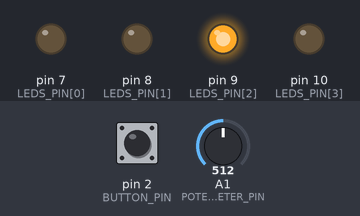
Bench run of a sketch on a simulated Arduino Uno, built with avr-gcc and run on an emulated ATmega328P. Parts: output pins drawn as LEDs (lit = HIGH). The test bench sets the inputs (shaded band); at power-on: A1 (POTENTIOMETER_PIN) = 512, pin 2 (BUTTON_PIN) HIGH.

Above: at 1.2 s.
1.3 s: A1 (POTENTIOMETER_PIN) set to 502
At 2.5 s:
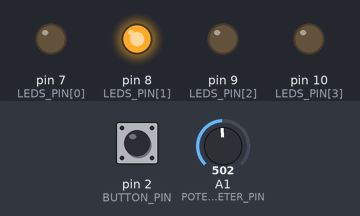
2.8 s: A1 (POTENTIOMETER_PIN) set to 271
4.3 s: A1 (POTENTIOMETER_PIN) set to 239
At 5.0 s:
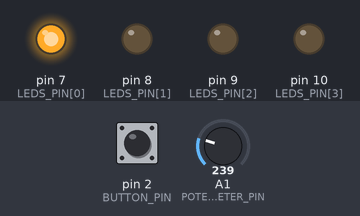
5.8 s: A1 (POTENTIOMETER_PIN) set to 900
At 6.1 s:
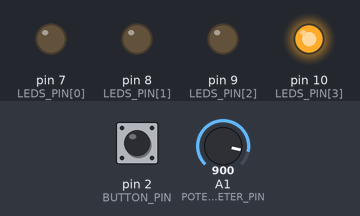
8.9 s: A1 (POTENTIOMETER_PIN) set to 778
10.4 s: A1 (POTENTIOMETER_PIN) set to 752
At 10.8 s:
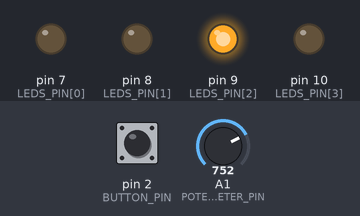
Timing chart, 0 to 12.9 s (numbered marks = the images above; inputs shaded):
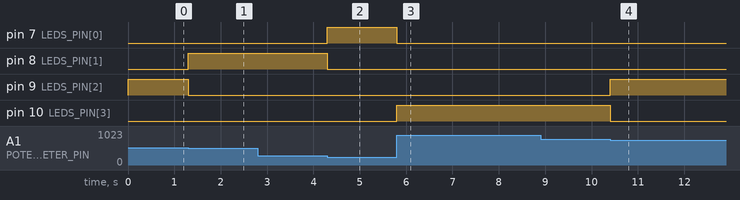

The sketch:

0sx_labo_02.ino
```cpp
const int LEDS_PIN[] = {7, 8, 9, 10};
const int BUTTON_PIN = 2;
const int POTENTIOMETER_PIN = A1;

const long STUDENT_ID = 6268332;
const int LAST_ID_NUMBER = STUDENT_ID % 10;

static int lastButtonState = HIGH;
static int buttonState = HIGH;
const int BOUNCE_DELAY = 50;
static unsigned long lastChange = 0;

void setup(){
  Serial.begin(9600);
  pinMode(BUTTON_PIN, INPUT_PULLUP);

  for(int i = 0; i < 4; i++){
    pinMode(LEDS_PIN[i], OUTPUT);
  }
}

void loop(){
  int potentiometerValue = analogRead(POTENTIOMETER_PIN);
  int readingScale = map(potentiometerValue, 0, 1023, 0, 20);

  int state = scaleToState(readingScale);

  ledManagement(state);
  buttonManagement(state);
}

int scaleToState(int readingScale){
  int state;

  if(readingScale >= 0 && readingScale < 5) state = 1;
  else if(readingScale < 10) state = 2;
  else if(readingScale < 15) state = 3;
  else state = 4;

  return state;
}

void ledManagement(int state){
  int ledOutput;

  if(LAST_ID_NUMBER % 2 == 0){ // SI le dernier chiffre du numéros étudiant est pair
    for(int i = 0; i < 4; i++){
      if(i == state - 1) ledOutput = HIGH;
      else ledOutput = LOW;
      digitalWrite(LEDS_PIN[i], ledOutput);
    }
  }
  else{ // SINON
    for(int i = 0; i < 4; i++){
      if(i <= state - 1) ledOutput = HIGH;
      else ledOutput = LOW;
      digitalWrite(LEDS_PIN[i], ledOutput);
    }
  }
}

void buttonManagement(int state){
 int currentButtonState = digitalRead(BUTTON_PIN);

  if(currentButtonState != lastButtonState) lastChange = millis();

  if((millis() - lastChange) > BOUNCE_DELAY && currentButtonState != buttonState){
    buttonState = currentButtonState;
    if(currentButtonState == 0){
      printManagement(state);
    }
  }

  lastButtonState = currentButtonState;
}

void printManagement(int state){
  int percentage = state * 25;
  int length = state * 5;

  if(LAST_ID_NUMBER % 2 == 0){ // SI le dernier chiffre du numéros étudiant est pair
    Serial.print("[");

    for(int i = 0; i < 20; i++){
      if(i < length) Serial.print("!");
      else Serial.print(".");
    }

    if(state == 4) Serial.print("] ");
    else Serial.print("]  ");


    Serial.print(percentage);
    Serial.println("%");
  }
  else{ // SINON
    Serial.print(percentage);
    Serial.print("%");

    if(state == 4) Serial.print(" ");
    else Serial.print("  ");

    Serial.print("[");

    for(int i = 0; i < 20; i++){
      if(i < length) Serial.print("-");
      else Serial.print(".");
    }

    Serial.println("]");
  }
}
```

Measured:
- the behaviour switches between 512 and 511 on A1 (POTENTIOMETER_PIN) (found by bisection; images 0 and 1)
- the behaviour switches between 256 and 255 on A1 (POTENTIOMETER_PIN) (found by bisection; images 1 and 2)
- the behaviour switches between 768 and 767 on A1 (POTENTIOMETER_PIN) (found by bisection; images 3 and 4)
- after the input at 1.3 s, pin 8 (LEDS_PIN[1]): LOW → HIGH at once; pin 9 (LEDS_PIN[2]): HIGH → LOW at once
- after the input at 2.8 s, every drawn part: stays the same
- after the input at 4.3 s, pin 7 (LEDS_PIN[0]): LOW → HIGH at once; pin 8 (LEDS_PIN[1]): HIGH → LOW at once
- after the input at 5.8 s, pin 7 (LEDS_PIN[0]): HIGH → LOW at once; pin 10 (LEDS_PIN[3]): LOW → HIGH at once
- after the input at 8.9 s, every drawn part: stays the same
- after the input at 10.4 s, pin 9 (LEDS_PIN[2]): LOW → HIGH at once; pin 10 (LEDS_PIN[3]): HIGH → LOW at once
